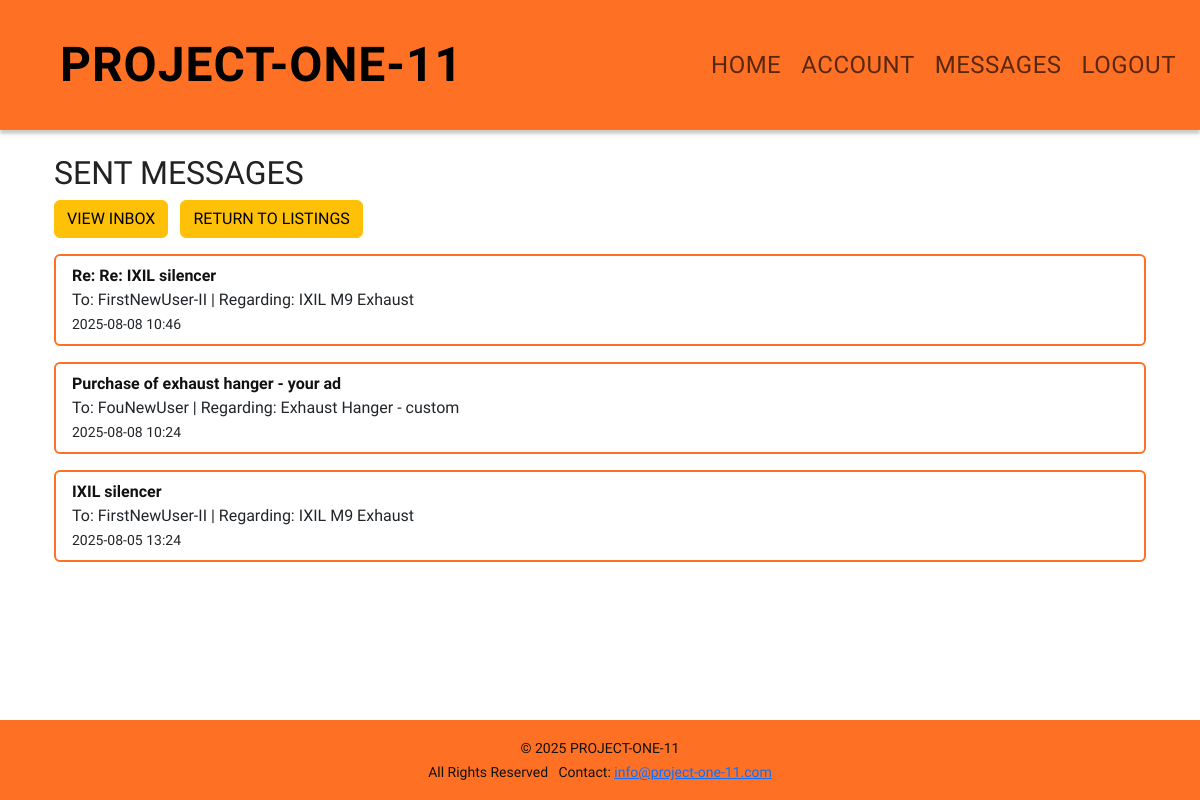
The page /marketplace/sent/ (signed in) on the database its author committed.
### marketplace/models.py (models this page shows, shortened)
class Message(models.Model):
    sender = models.ForeignKey(settings.AUTH_USER_MODEL, related_name='sent_messages', on_delete=models.CASCADE)
    recipient = models.ForeignKey(settings.AUTH_USER_MODEL, related_name='received_messages', on_delete=models.CASCADE)
    item = models.ForeignKey('Item', null=True, blank=True, on_delete=models.CASCADE)
    subject = models.CharField(max_length=255)
    body = models.TextField()
    timestamp = models.DateTimeField(auto_now_add=True)
    is_read = models.BooleanField(default=False)

class Item(models.Model):
    CATEGORY_CHOICES = [
        ('engine', 'Engine'),
        ('body', 'Body'),
        ('electrical', 'Electrical'),
        ('other', 'Other'),
    ]
    make = models.CharField(max_length=50, blank=True, null=True)
    year = models.CharField(max_length=10, blank=True, null=True)
    model_name = models.CharField(max_length=50, blank=True, null=True)
    model_designation = models.CharField(max_length=50, blank=True, null=True)
    category = models.CharField(max_length=20, choices=CATEGORY_CHOICES)
    title = models.CharField(max_length=100)
    description = models.TextField()
    price = models.DecimalField(max_digits=10, decimal_places=2)
    owner = models.ForeignKey(settings.AUTH_USER_MODEL, on_delete=models.CASCADE, related_name='items')
    created_at = models.DateTimeField(auto_now_add=True)

### accounts/models.py (models this page shows)
class User(AbstractUser):
    is_buyer = models.BooleanField(default=True, verbose_name='Buyer')
    is_seller = models.BooleanField(default=True, verbose_name='Seller')
    is_business = models.BooleanField(default=False, verbose_name='Business')

### marketplace/views.py (the view)
# urls.py: path('sent/', views.sent_messages, name='sent_messages'),
@login_required
def sent_messages(request):
    messages = Message.objects.filter(sender=request.user).order_by('-timestamp')
    return render(request, 'marketplace/sent_messages.html', {'messages': messages})

### accounts/templates/marketplace/sent_messages.html
{% extends 'base.html' %}
{% block content %}
  <section aria-labelledby="sent-messages-heading" class="container">
    <h2 id="sent-messages-heading">SENT MESSAGES</h2>
    <a href="{% url 'messages_inbox' %}" class="btn btn-warning mb-3">VIEW INBOX</a>
    <a href="/" class="btn btn-warning mb-3 ms-2">RETURN TO LISTINGS</a>
    {% if messages %}
      <ul class="list-group" aria-label="Sent messages">
        {% for message in messages %}
          <li class="list-group-item">
            <a href="{% url 'message_detail' message.id %}"><strong>{{ message.subject }}</strong></a>
            <br>
            To: {{ message.recipient.username }} | Regarding: {{ message.item.title }}
            <br>
            <small>{{ message.timestamp|date:"Y-m-d H:i" }}</small>
          </li>
        {% endfor %}
      </ul>
    {% else %}
      <p>You have not sent any messages yet.</p>
    {% endif %}
  </section>
{% endblock %}

### static/style.css (style rules this page uses)
body { margin: 0; font-family: Arial, sans-serif; background: #fff; color: #222; }
.list-group-item { margin-bottom: 1em !important; border-radius: 6px; }
.list-group-item:last-child { margin-bottom: 0 !important; }
.list-group-item { margin-bottom: 1em !important; border-radius: 6px; border: 2px solid #fe7125 !important; background-color: #ffffff }
body, h1, h2, h3, h4, h5, h6, .navbar, .card-header { font-family: 'Oswald', Arial, sans-serif; }
.list-group-item a { color: #111 !important; text-decoration: none; }

### rows shown on the page
Message: subject "Re: Re: IXIL silencer", recipient.username "FirstNewUser-II", item "IXIL M9 Exhaust", timestamp "2025-08-08 10:46"
Message: subject "Purchase of exhaust hanger - your ad", recipient.username "FouNewUser", item "Exhaust Hanger - custom", timestamp "2025-08-08 10:24"
Message: subject "IXIL silencer", recipient.username "FirstNewUser-II", item "IXIL M9 Exhaust", timestamp "2025-08-05 13:24"

### other values the page prints
{{ now|default:2025 }} "2025"
